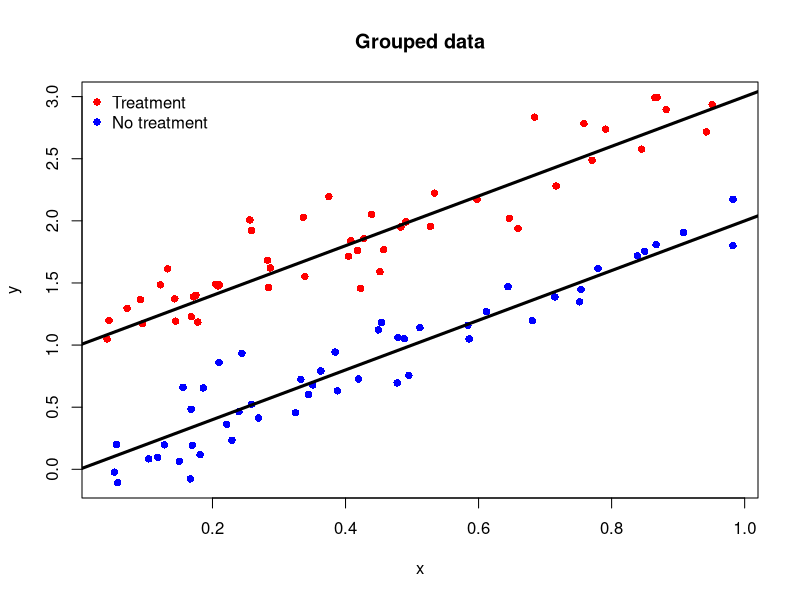
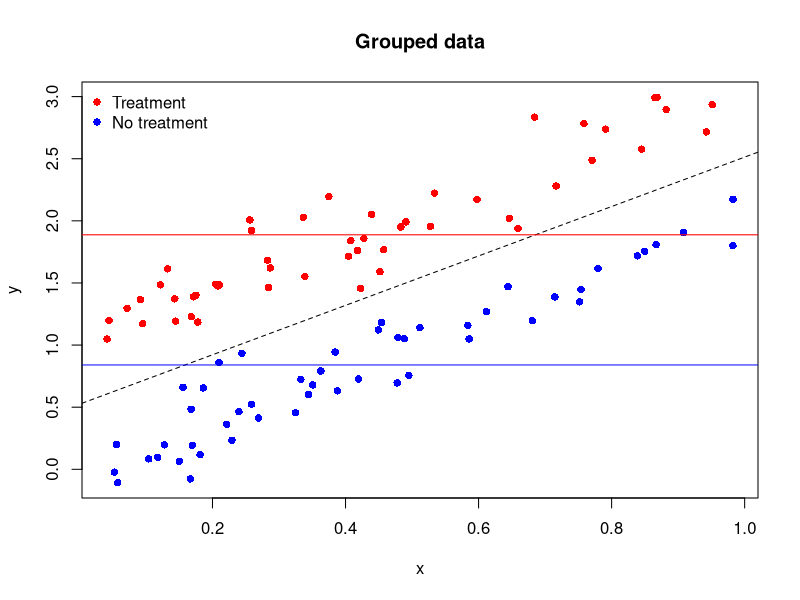

Here is the R script that generated these plots, in order: (Note: this script raises an error after producing the figures.)
## ---- chunk 1
n <- 100 # number of observations.
t <- rep(c(0, 1), c(n/2, n/2)) # A categorical variable.
x <- c(runif(n/2), runif(n/2)) 
beta0 <- 0
beta1 <- 2
tau <- 1
sigma <- 0.2

y <- beta0 + beta1 * x + tau * t + rnorm(n, 0, sigma)
## ---- chunk 2
plot(x, y, col = ifelse(t == 1, 'red', 'blue'), pch = 16)
abline(a = beta0, b = beta1, col = 'black', lwd = 3)
abline(a = beta0 + tau, b = beta1, col = 'black', lwd = 3)
title('Grouped data')
legend(x = 'topleft',
       legend = c('Treatment', 'No treatment'),
       pch = c(16, 16),
       col = c('red', 'blue'),
       bty = 'n',
       cex = 1)

## ---- chunk 3
res.1 <- lm(y ~ x)
agg.res <- aggregate(y ~ t, FUN = mean)
summary(res.1)

plot(x, y, col = ifelse(t == 1, 'red', 'blue'), pch = 16)
abline(res.1$coefficients, col = 'black', lty = 2)
abline(h = agg.res[agg.res$t == 0, 'y'], col = 'blue')
abline(h = agg.res[agg.res$t == 1, 'y'], col = 'red')
legend(x = 'topleft',
       legend = c('Treatment', 'No treatment'),
       pch = c(16, 16),
       col= c('red', 'blue'),
       bty = 'n',
       cex = 1)
title('Grouped data')
## ---- chunk 4
res.grp.1 <- lm(y ~ x, data = df.1, subset = (df.1$t == 1))
res.grp.0 <- lm(y ~ x, data = df.1, subset = (df.1$t == 0))

plot(x, y, col = ifelse(t == 1, 'red', 'blue'), pch = 16)
abline(res.1$coefficients, col = 'black', lty = 2)
abline(res.grp.1$coefficients, col = 'red', lty = 2)
abline(res.grp.0$coefficients, col = 'blue', lty = 2)
abline(h = agg.res[agg.res$t == 0, 'y'], col = 'blue')
abline(h = agg.res[agg.res$t == 1, 'y'], col = 'red')
legend(x = 'topleft',
       legend = c('Treatment', 'No treatment'),
       pch = c(16, 16),
       col= c('red', 'blue'),
       bty = 'n',
       cex = 1)
title('Grouped data')
## ---- chunk 5
n.sim <- 100
t <- c(rep(0, n.sim/2), rep(1, n.sim/2))
x <- c(runif(n.sim/2), 1.5 + runif(n.sim/2))
beta0 <- 0
beta1 <- 2
tau <- 0
sigma <- 0.2

y = beta0 + beta1 * x + tau * t + rnorm(n.sim, sd = sigma)
plot(x, y, col = ifelse(t == 1, 'blue', 'red'), pch = 16)
legend(x = 'bottomright',
       legend = c('Treatment', 'No treatment'),
       pch = c(16, 16),
       col = c('blue', 'red'),
       bty = 'n',
       cex = 1)
title(main = 'Simulation 2')

full.res <- lm(y ~ x)
trt.res  <- lm(y[1:n.sim/2] ~ x[1:n.sim/2])
ntrt.res <- lm(y[n.sim/2 + 1: n.sim] ~ x[n.sim/2 + 1: n.sim])

abline(full.res$coefficients, col = 'black', lty = 5)
abline(trt.res$coefficients, col = 'red', lty = 5)
abline(ntrt.res$coefficients, col = 'blue', lty = 5)
## ---- chunk 6
n.sim <- 100
t <- c(rep(0, n.sim/2), rep(1, n.sim/2))
x <- c(runif(n.sim/2), 0.9 + runif(n.sim/2))
beta0 <- 0
beta1 <- 2
tau <- -1
sigma <- 0.2

grp.means <- aggregate(y ~ t, FUN = mean)

y = beta0 + beta1 * x + tau * t + rnorm(n.sim, sd = sigma)
plot(x, y, col = ifelse(t == 1, 'blue', 'red'), pch = 16)
legend(x = 'bottomright',
       legend = c('Treatment', 'No treatment'),
       pch = c(16, 16),
       col = c('blue', 'red'),
       bty = 'n',
       cex = 1)
title(main = 'Simulation 3')

full.res <- lm(y ~ x + t)
trt.res  <- lm(y[1:n.sim/2] ~ x[1:n.sim/2])
ntrt.res <- lm(y[n.sim/2 + 1: n.sim] ~ x[n.sim/2 + 1: n.sim])

#abline(full.res$coefficients, col = 'black', lty = 5)
abline(trt.res$coefficients, col = 'red', lty = 5)
abline(ntrt.res$coefficients, col = 'blue', lty = 5)
abline(h = grp.means[grp.means$t == 0, 'y'], lty = 3, col = 'red')
abline(h = grp.means[grp.means$t == 1, 'y'], lty = 3, col = 'blue')
## ---- chunk 7
summary(lm(y ~ t))
## ---- chunk 8
summary(lm(y ~ t + x))
